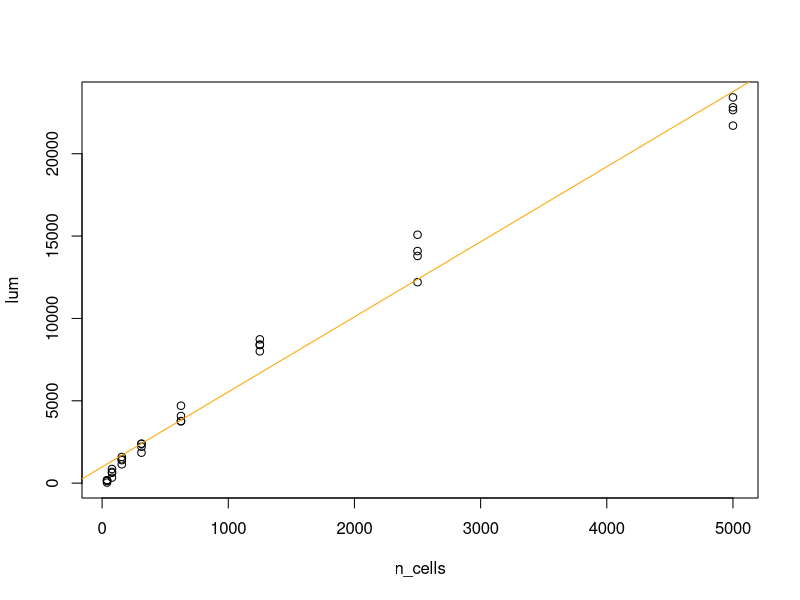

The R source for this figure: (Note: this script raises an error after producing the figure.)
# Model for static luminescence relationship to cell count

a <- read.csv('../H841_Static_Lum_5k.csv', as.is=TRUE)
a <- data.frame(t(a))

n_cells <- as.integer(gsub("^X","",rownames(a)))
a <- data.frame(lum=c(as.matrix(a)), n_cells=rep(n_cells), measurement=rep(1:4, each=9))
bkg <- mean(a[a$n_cells==0,'lum'])
a$lum <- a$lum - bkg
a <- a[a$n_cells != 0,]


plot(lum ~ n_cells, data=a)
m <- lm(lum ~ n_cells, data=a)
abline(m, col='orange')


# SSasymp(input, Asym, R0, lrc)
# input: a numeric vector of values at which to evaluate the model.
# Asym: a numeric parameter representing the horizontal asymptote on the right side (very large values of input).
# R0: a numeric parameter representing the response when input is zero.
# lrc: a numeric parameter representing the natural logarithm of the rate constant.

# function pulled from SSasymp help description in R
exp_decay <- function(x, ymax, R0, log_alpha) ymax+(R0-ymax)*exp(-exp(log_alpha)*x)

curve(exp_decay(x, coef(fit)['ymax'], coef(fit)['R0'], coef(fit)['log_alpha']), 
      from=0, to=25000, col='purple', lwd=2, add=TRUE) 

dev.new()
plot(log2(lum) ~ log2(n_cells), data=a)
m <- lm(log2(lum) ~ log2(n_cells), data=a)
abline(m, col='green')
m2 <- lm(log2(lum) ~ log2(n_cells), data=a[a$n_cells > 40,])
abline(m2, col='orange')

